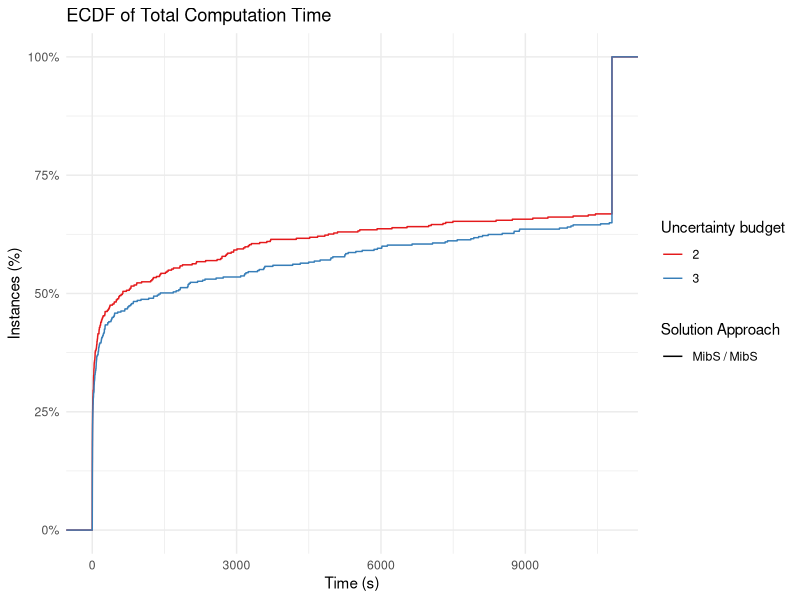
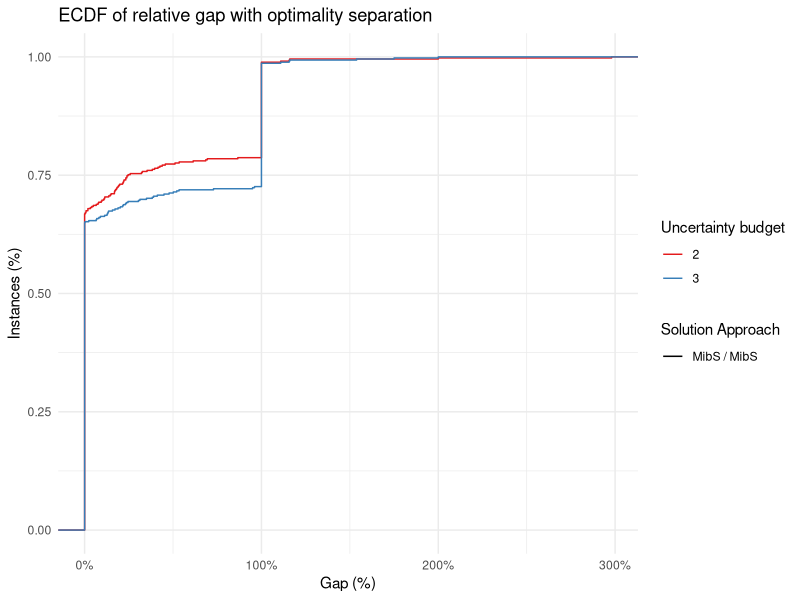
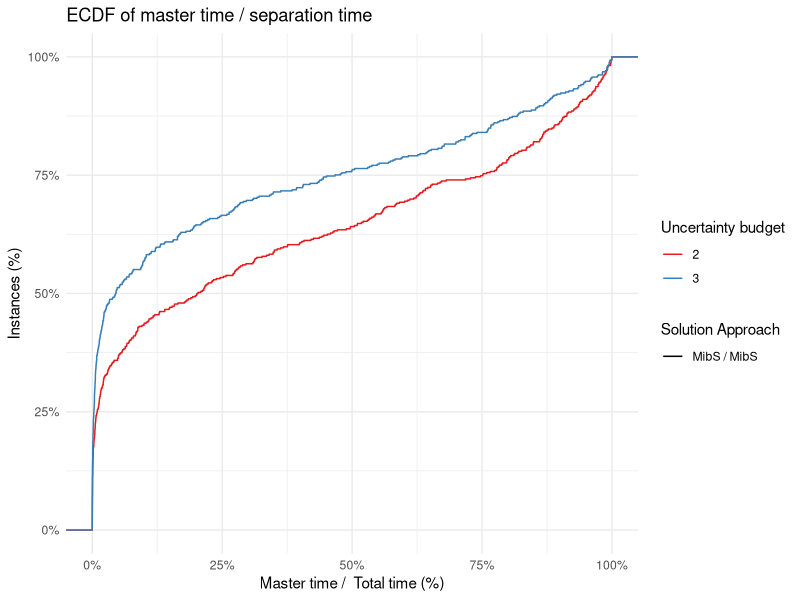
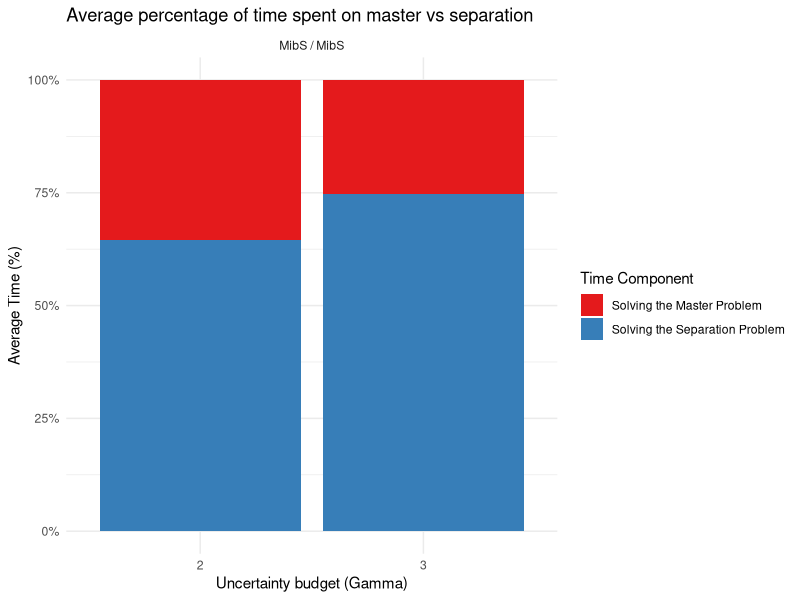
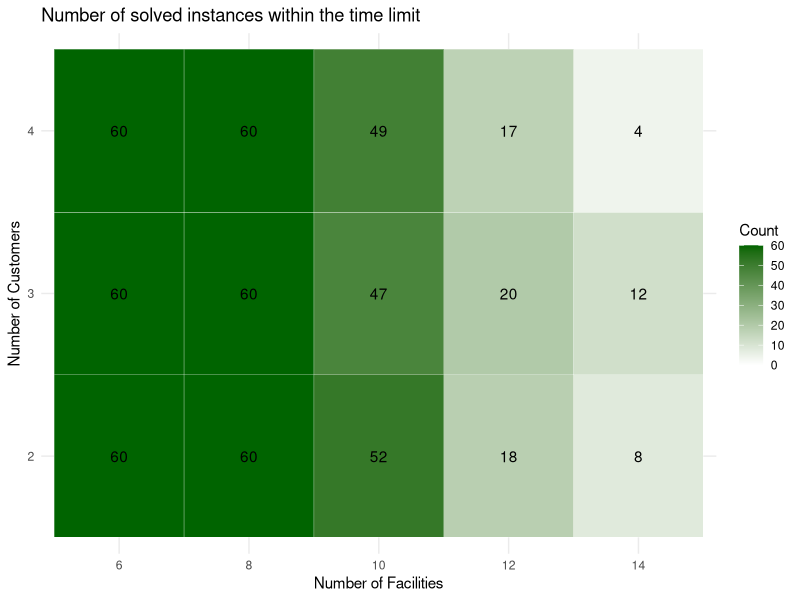
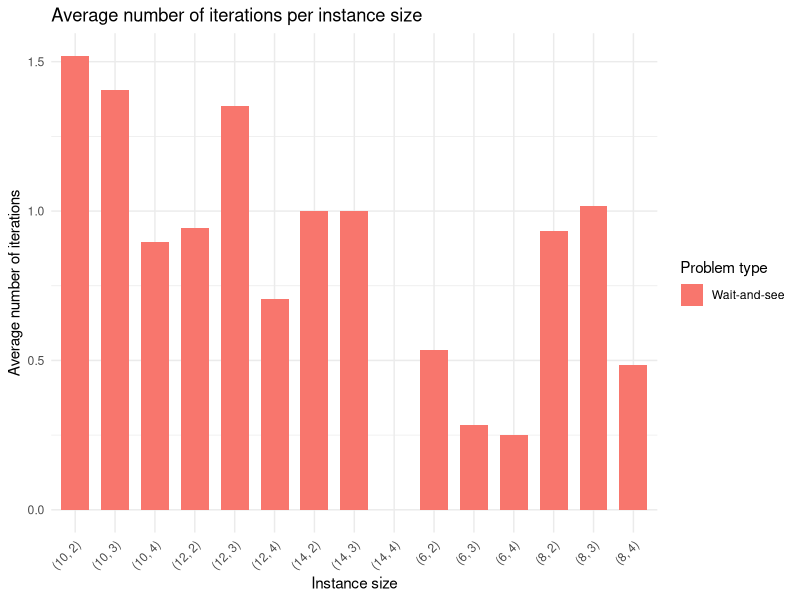

Here is the R script that generated these plots, in order:
## ---- chunk 1
library(ggplot2)
library(rmarkdown)
suppressWarnings(library(dplyr))
library(knitr)
library(kableExtra)
library(stringr)
library(RColorBrewer)
library(tidyr)
## ---- chunk 2
make_heatmap = function(data) {
  
  max_count = data %>%
    count(n_items, n_knapsacks) %>%
    pull(n) %>%
    max()
  
  # Step 1: Get all existing combinations in the original data
  existing_combinations = data %>% distinct(n_items, n_knapsacks)
  
  # Step 2: Get all combinations of existing values
  full_grid = expand_grid(
    n_items = unique(data$n_items),
    n_knapsacks = unique(data$n_knapsacks)
  )
  
  # Step 3: Mark whether the pair exists in the original data
  full_grid = full_grid %>%
    left_join(existing_combinations %>% mutate(exists = TRUE), by = c("n_items", "n_knapsacks"))
  
  # Step 4: Count how many rows are below the time limit
  counts = data %>%
    filter(total_time < 10800) %>%
    count(n_items, n_knapsacks, name = "count")
  
  # Step 5: Join the count info into the full grid
  summary_data = full_grid %>%
    left_join(counts, by = c("n_items", "n_knapsacks"))
  
  # Step 6: Set count = 0 where pair exists but no row meets time condition
  summary_data = summary_data %>%
    mutate(
      count = ifelse(is.na(count) & exists == TRUE, 0, count)
    )
  
  # Step 7: Plot with text
  p = ggplot(summary_data, aes(x = factor(n_items), y = factor(n_knapsacks), fill = count)) +
    geom_tile(color = "white") +
    geom_text(aes(label = ifelse(!is.na(count), count, "")), color = "black") +
    scale_fill_gradient(
      low = "white", high = "darkgreen", na.value = "black",
      limits = c(0,max_count)
    ) +
    labs(
      title = "Number of solved instances within the time limit",
      x = "Number of Facilities",
      y = "Number of Customers",
      fill = "Count"
    ) +
    theme_minimal()
  
  return(p)
}

## ---- chunk 3
make_ecdf_total_time = function(data) {
  p = ggplot(data, aes(x = total_time, color = factor(Gamma), linetype = full_approach ) ) +
      stat_ecdf(geom = "step", linewidth = .5) +
      scale_y_continuous(labels = scales::percent) +
      labs(
        title = "ECDF of Total Computation Time",
        x = "Time (s)",
        y = "Instances (%)",
        color = "Uncertainty budget",
        linetype = "Solution Approach"
      ) +
      theme_minimal() +
      scale_color_brewer(palette = "Set1")
  
  return(p)
}

make_ecdf_gap = function(data) {
  
  p = ggplot(data,
         aes(x = (best_obj - best_bound) / (abs(best_obj) + 1e-10), color = factor(Gamma), linetype = full_approach ) ) +
      stat_ecdf(geom = "step", linewidth = .5) +
      scale_x_continuous(labels = scales::percent) +
      labs(
        title = "ECDF of relative gap with optimality separation",
        x = "Gap (%)",
        y = "Instances (%)",
        color = "Uncertainty budget",
        linetype = "Solution Approach"
      ) +
      theme_minimal() +
      scale_color_brewer(palette = "Set1")
  
  return (p)
}

make_ecdf_master_time = function(data) {
  
  p = ggplot(data,
         aes(x = master_time / total_time, color = factor(Gamma), linetype =  full_approach) ) +
      stat_ecdf(geom = "step", linewidth = .5) +
      scale_x_continuous(labels = scales::percent) +
      scale_y_continuous(labels = scales::percent) +
      labs(
        title = "ECDF of master time / separation time",
        x = "Master time /  Total time (%)",
        y = "Instances (%)",
        color = "Uncertainty budget",
        linetype = "Solution Approach"
      ) +
      theme_minimal() +
      scale_color_brewer(palette = "Set1")
    
  return (p)
}

make_master_time_barplot = function(data) {
  
  # Compute percentages
  plot_data <- data %>%
    dplyr::mutate(
      master_pct = master_time / total_time,
      other_pct  = 1 - master_pct
    ) %>%
    tidyr::pivot_longer(
      cols = c(master_pct, other_pct),
      names_to = "component",
      values_to = "percentage"
    )
  
  # Bar plot
  p <- ggplot(plot_data,
              aes(x = factor(Gamma), y = percentage, fill = component)) +
    geom_bar(stat = "summary", fun = mean, position = "stack") +
    scale_y_continuous(labels = scales::percent) +
    scale_fill_manual(
      values = c(master_pct = "#E41A1C", other_pct = "#377EB8"),
      labels = c("Solving the Master Problem", "Solving the Separation Problem"),
      name = "Time Component"
    ) +
    facet_wrap(~ full_approach) +
    labs(
      title = "Average percentage of time spent on master vs separation",
      x = "Uncertainty budget (Gamma)",
      y = "Average Time (%)"
    ) +
    theme_minimal()
  
  return(p)
}

## ---- chunk 4
all_results_wait_and_see = read.csv("results.csv", header = FALSE)
colnames(all_results_wait_and_see) = c("tag",
                          "instance",
                          "n_items",
                          "n_knapsacks", 
                          "Gamma",
                          "blank",
                          "status",
                          "reason",
                          "best_bound",
                          "best_obj",
                          "total_time",
                          "master_time",
                          "separation_time",
                          "n_iterations")

all_results_wait_and_see = all_results_wait_and_see %>%
  mutate(
    master_method = "MibS",
    separation_type = "MibS",
    separation_approach = "MibS",
    full_approach = paste0(master_method, " / ", separation_approach),
    total_time = pmin(total_time, 10800),
    gap = (best_obj - best_bound) / (abs(best_obj) + 1e-10)
  )

all_results_wait_and_see = all_results_wait_and_see %>% filter(n_items <= 15)

all_results_wait_and_see$tag = NULL
all_results_wait_and_see$blank = NULL

paged_table(all_results_wait_and_see)
## ---- chunk 5
make_ecdf_total_time(all_results_wait_and_see)
make_ecdf_gap(all_results_wait_and_see)
make_ecdf_master_time(all_results_wait_and_see)
make_master_time_barplot(all_results_wait_and_see)


write_ecdf_csv = function(data, column_name, filename) {
  
  x_points <- seq(0, max(data[[column_name]]), length.out = 100)

  combinations <- data %>%
    select(full_approach, Gamma) %>%
    distinct()
  
  # Compute ECDF values for each combination
  ecdf_table <- combinations %>%
    rowwise() %>%
    do({
      approach <- .$full_approach
      gamma <- .$Gamma
      
      # Subset the data
      df_sub <- data %>%
        filter(full_approach == approach, Gamma == gamma)
      
      # Compute ECDF
      F <- ecdf(df_sub[[column_name]])
      
      # Evaluate at x_points
      data.frame(
        x = x_points,
        value = F(x_points),
        full_approach = approach,
        Gamma = gamma
      )
    }) %>%
    ungroup()
  
  ecdf_wide <- ecdf_table %>%
    unite("approach_Gamma", full_approach, Gamma, sep = "_") %>%
    pivot_wider(names_from = approach_Gamma, values_from = value)
  
  
  ecdf_wide
  
  write.csv(ecdf_wide, filename, row.names = FALSE, quote = FALSE)
}

write_ecdf_csv(all_results_wait_and_see, "total_time", "mkp-ecdf-time.csv")
write_ecdf_csv(all_results_wait_and_see, "gap", "mkp-ecdf-gap.csv")
## ---- chunk 6
wait_and_see_big_M = all_results_wait_and_see %>% filter(full_approach == "MibS / MibS")
make_heatmap(wait_and_see_big_M)
## ---- chunk 7

wait_and_see_big_M_solved = wait_and_see_big_M %>% filter(total_time < 10800)

avg_iter_wait_and_see <- wait_and_see_big_M_solved %>%
  group_by(n_items, n_knapsacks) %>%
  summarise(avg_iterations = mean(n_iterations, na.rm = TRUE), .groups = "drop") %>%
  mutate(problem_type = "Wait-and-see")

# Step 3: Create a label for each pair to use on the x-axis
avg_iterations_combined <- avg_iter_wait_and_see %>%
  mutate(pair = paste0("(", n_items, ", ", n_knapsacks, ")"))

# Step 4: Plot side-by-side bars
ggplot(avg_iterations_combined, aes(x = pair, y = avg_iterations, fill = problem_type)) +
  geom_bar(stat = "identity", position = position_dodge(width = 0.8), width = 0.7) +
  labs(
    title = "Average number of iterations per instance size",
    x = "Instance size",
    y = "Average number of iterations",
    fill = "Problem type"
  ) +
  theme_minimal() +
  theme(axis.text.x = element_text(angle = 45, hjust = 1))
## ---- chunk 8
summary_table <- all_results_wait_and_see %>%
  filter(total_time < 10800) %>%
  group_by(full_approach, Gamma, n_items, n_knapsacks) %>%
  summarise(
    #instance = paste(unique(instance), collapse = ", "),
    n_instances = n(),
    avg_total_time = median(total_time, na.rm = TRUE),
    avg_master_share = median(master_time / total_time * 100, na.rm = TRUE),
    avg_n_iterations = median(n_iterations, na.rm = TRUE),
    .groups = "drop"
  )

kable(summary_table)
